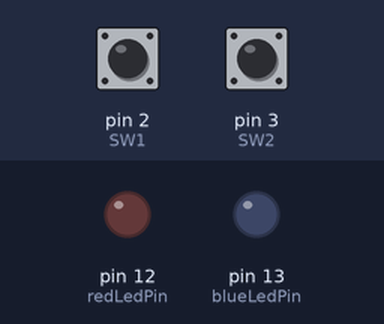
Simulated run of this sketch. Board: Arduino Uno, built with avr-gcc and run on an emulated ATmega328P. Shown: output pins drawn as LEDs (lit = HIGH). The test bench sets the inputs (shaded band); at power-on: pin 2 (SW1) HIGH, pin 3 (SW2) HIGH.

Above: at 3.2 s.
3.3 s: pin 2 (SW1) pulled LOW for 0.15 s
At 6.1 s:
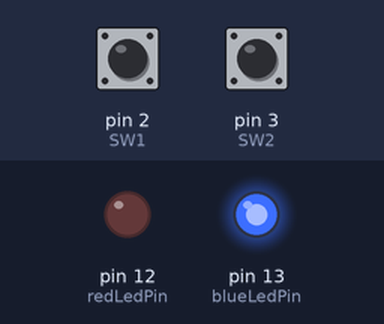
6.4 s: pin 3 (SW2) pulled LOW for 0.15 s
At 9.2 s:
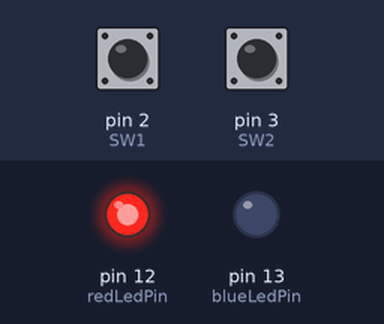
9.5 s: pin 2 (SW1) pulled LOW for 1 s
At 12.1 s:
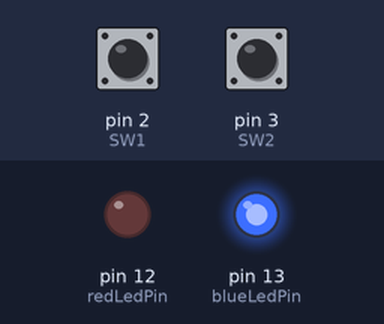
13.0 s: pin 3 (SW2) pulled LOW for 1 s
At 16.0 s:
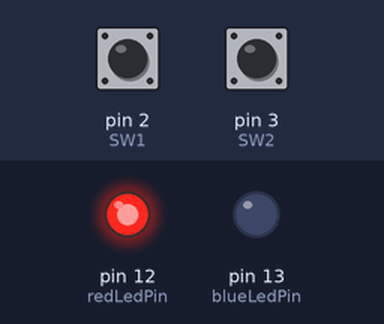
Timing chart, 0 to 17.5 s (numbered marks = the images above; inputs shaded):
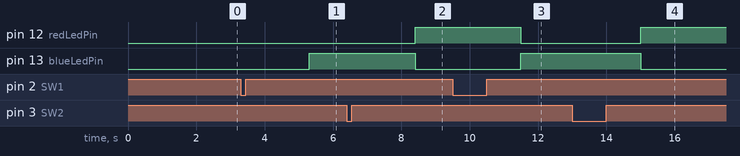

Measured:
- after the input at 3.3 s, pin 13 (blueLedPin): LOW → HIGH after 2.0 s
- after the input at 6.4 s, pin 12 (redLedPin): LOW → HIGH after 2.0 s; pin 13 (blueLedPin): HIGH → LOW after 2.0 s
- after the input at 9.5 s, pin 12 (redLedPin): HIGH → LOW after 2.0 s; pin 13 (blueLedPin): LOW → HIGH after 2.0 s
- after the input at 13.0 s, pin 12 (redLedPin): LOW → HIGH after 2.0 s; pin 13 (blueLedPin): HIGH → LOW after 2.0 s

The sketch:

Lab0064L2.ino
```cpp
/*
Name:		Lab006L41.ino
Created:	5/30/2018 9:02:06 PM
Author:	chris
*/

int redLedPin = 12;  //The red LED is connected pin 12 of the Arduino.
int blueLedPin = 13;  //The green LED is connected pin 13 of the Arduino.

int RGBRED = 9;
int RGBGREEN = 10;

int SW1 = 2;    //The SW1 button is connect to pin 2 of the Arduino.
int SW2 = 3;    //The SW2 button is connect to pin 3 of the Arduino.

int lightArray[] = { redLedPin, blueLedPin };
int numLights = sizeof(lightArray) / sizeof(lightArray[0]);

int startlightsArray[] = { RGBRED, RGBGREEN };
int numStartLightsArray = sizeof(startlightsArray) / sizeof(startlightsArray[0]);

int waitTime = 1000;

void setup() { //The Setup function runs once.
	pinMode(redLedPin, OUTPUT);  //Setup red LED pin as an output pin.
	pinMode(blueLedPin, OUTPUT);  //Setup blue LED pin as an output pin.
	pinMode(SW1, INPUT);  //Setup button1 pin as an input pin.

	digitalWrite(RGBRED, HIGH);
	delay(2000);
	digitalWrite(RGBRED, LOW);
	digitalWrite(RGBGREEN, HIGH);
}

void loop() { //The loop function runs forever.

	if (digitalRead(SW1) == LOW) {
		delay(2000);
		digitalWrite(redLedPin, LOW);
		digitalWrite(blueLedPin, HIGH);
	}

	if (digitalRead(SW2) == LOW) {
		delay(2000);
		digitalWrite(blueLedPin, LOW);
		digitalWrite(redLedPin, HIGH);
	}

}

void lightsOff() {
	Serial.print("Turning off light ");

	for (int i = 0; i < numLights; i++) {
		digitalWrite(lightArray[i], LOW); //Turn on the red LED.
	}

	for (int i = 0; i < numStartLightsArray; i++) {
		digitalWrite(startlightsArray[i], LOW); //Turn on the red LED.
	}
}

void toggleLight(int light) {

	for (int i = 0; i < numLights; i++) {
		if (i != light) {
			digitalWrite(lightArray[i], LOW); //Turn on the red LED.
		}
		else
		{
			digitalWrite(lightArray[light], HIGH); //Turn on the red LED.
		}
		delay(waitTime);
	}

	lightsOff();

}
```
